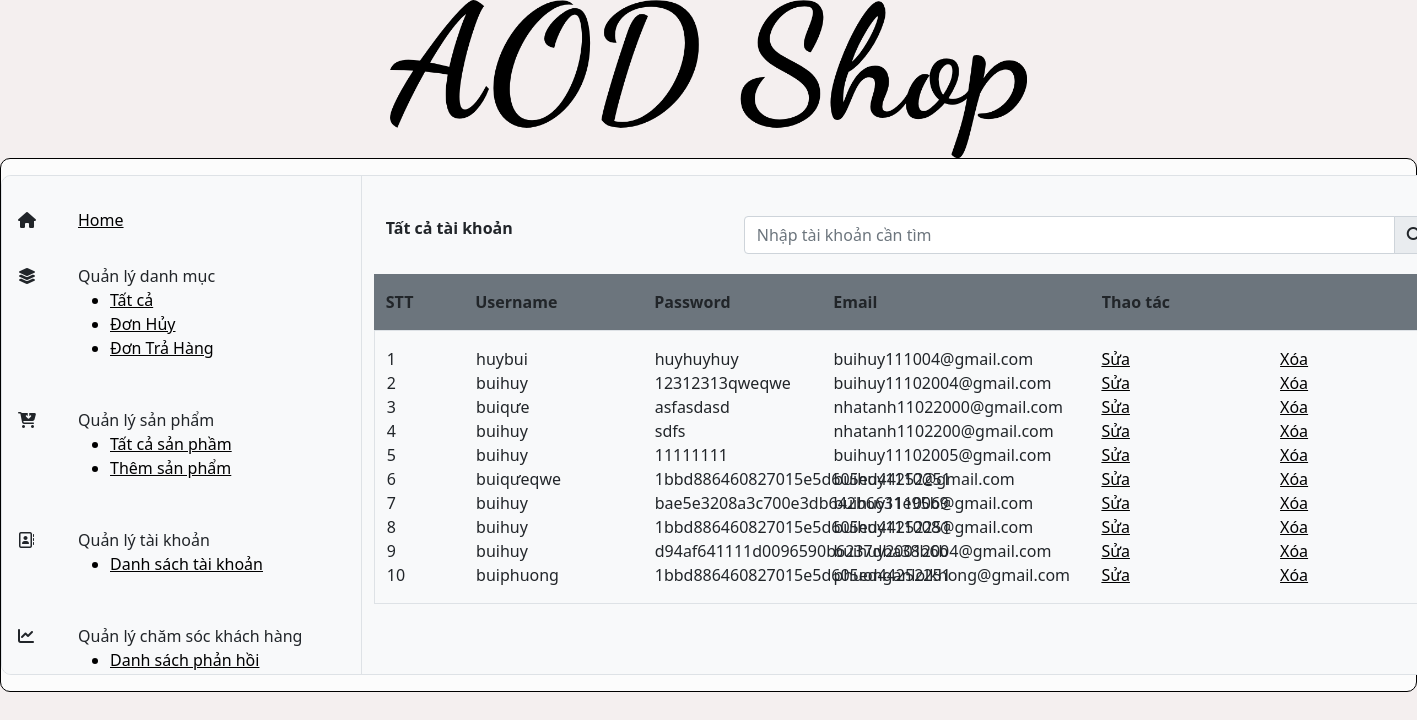
/danhsachtk.php, run on the app's committed database.
### tables this page shows
CREATE TABLE `dangki` (
  `id` int(11) NOT NULL,
  `ho` varchar(50) NOT NULL,
  `ten` varchar(50) NOT NULL,
  `email` varchar(255) NOT NULL,
  `password` varchar(255) NOT NULL
);

### danhsachtk.php (the view, shortened to what this page needs)
<?php
require('config.php');
?>
<!doctype html>
<html>
<head>
       <link rel="stylesheet" href="css/bootstrap.min.css">
    <link rel="stylesheet" href="https://cdnjs.cloudflare.com/ajax/libs/font-awesome/6.5.2/css/all.min.css" />
    <link rel="stylesheet" href="assets/owlcarousel/assets/owl.carousel.min.css">
    <link rel="stylesheet" href="assets/owlcarousel/assets/owl.theme.default.min.css">
</head>
<body>
  <section class="heard">
    <div class="col-md-12" align="center">
        <img src="logo.png" width="70%" class="img-fluid">
        </div>
    </section>
    <section class="tab-content">
      <div class="row py-3">
      <div class="col-md-3">
          <div class="p-3 border bg-light">
              <div class="row py-3">
                  <div class="col-2">
              <div class="fs-6"><i class="fa-solid fa-house"></i></div>
                  </div>
                  <div class="col-10">
                  <a href="trangadmin.php">Home</a>
                  </div>
              </div>
                 <div class="row py-3">
              <div class="col-2">
                     <div class="fs-6"><i class="fa-solid fa-layer-group"></i></div>
                     </div>
                     <div class="col-10">
                        <a>Quản lý danh mục</a>
          <ul  aria-labelledby="navbarDropdown">
            <li><a href="quan.html">Tất cả</a></li>
            <li><a href="trangsanpham.html">Đơn Hủy</a></li>
              <li><a href="trangsanpham.html">Đơn Trả Hàng</a></li>
          </ul>
                     </div>
              </div>
                 <div class="row py-3">
                 <div class="col-2">
                     <div class="fs-6"><i class="fa-solid fa-cart-arrow-down"></i></div>
                     </div>
                     <div class="col-10">
                        <a>Quản lý sản phẩm</a>
          <ul  aria-labelledby="navbarDropdown">
            <li><a href="themsanpham.php">Tất cả sản phầm</a></li>
            <li><a href="themsanpham_xuly.php">Thêm sản phẩm</a></li>
          </ul>
                     </div>
              </div>
                 <div class="row py-3">
                 <div class="col-2">
                     <div class="fs-6"><i class="fa-regular fa-address-book"></i></div>
                     </div>
                     <div class="col-10">
                        <a>Quản lý tài khoản</a>
          <ul  aria-labelledby="navbarDropdown">
            <li><a href="danhsachtk.php">Danh sách tài khoản</a></li>
          </ul>
                     </div>
              </div>
              <div class="row py-3">
                 <div class="col-2">
                     <div class="fs-6"><i class="fa-solid fa-chart-line"></i></div>
                     </div>
                     <div class="col-10">
                        <a>Quản lý chăm sóc khách hàng</a>
          <ul  aria-labelledby="navbarDropdown">
            <li><a href="care.php">Danh sách phản hồi</a></li>
          </ul>
                       </div>
                     </div>
        </div>
        </div>
        <div class="col-md-9">
          <div class="p-4 border bg-light">
              <div class="row py-3">
              <div class="col-md-4"><b>Tất cả tài khoản</b></div>
                  <div class="col-md-8">
                       <div class="input-group mb-1">
                  <input type="text" class="form-control" placeholder="Nhập tài khoản cần tìm" aria-label="Nhap san pham can tim" aria-describedby="basic-addon2">
  <span class="input-group-text" id="basic-addon2"><i class="fa-solid fa-magnifying-glass"></i>
</span></div>
                  </div>
              </div>
              <div class="row py-3 border-1 bg-secondary">
                 <div class="col-1 border-1"><b>STT</b></div>
            <div class="col-2 border-1"><b>Username</b></div>
                <div class="col-2 border-1"><b>Password </b></div>
                     <div class="col-3 border-1 "><b>Email </b></div>
                    <div class="col-4 border-1"><b>Thao tác </b></div>
              </div>
                    <div class="row py-3 border">
                       <?php
			   $sql = "SELECT * FROM dangki";
			   $qr = mysqli_query($conn,$sql);
			   while($rows = mysqli_fetch_assoc($qr)){
			?>
       <div class="col-1 border-1" name="id"><?php echo $rows["id"];?></div>
                 <div class="col-2 " name="username"><?php echo $rows["ten"];?><?php echo $rows["ho"];?></div>
                 <div class="col-2 " name="password"><?php echo $rows["password"];?></div>
                 <div class="col-3 " name="email"><?php echo $rows["email"];?></div>
                     <div class="col-4">
                        <div class="row">
                          <div class="col-6">
                              <div class="sua">
                              <a href="suasp.php">Sửa</a></div></div>
                            <div class="col-6"><a href="xoasp.php">Xóa</a></div>
                          </div>
                        </div>
                         <?php
               }?>
              </div>
                    </div>
          </div>
        </div>
    </section>
</body>
</html>

### danhsachtk.php (style rules this page uses)
body { background:#F4EFEF; margin: auto; }
.heard div img { width: 45%; height: 15%; }
.tab-content { background: #FCFCFC; border: 1px solid #000000; border-radius: 10px; }
.tab-content a { color: #000000; }
.tab-content li { color: #000000; }
.p-3 { width : 370px; height: 500px; border-radius: 10px; overflow-y: scroll; }
.p-4 { width: 1100px; height: 500px; overflow-y: scroll; }

### data on the page
dangki: id "1", ten "huy", ho "bui", password "huyhuyhuy", email "buihuy111004@gmail.com"
dangki: id "2", ten "bui", ho "huy", password "12312313qweqwe", email "buihuy11102004@gmail.com"
dangki: id "3", ten "bui", ho "qưe", password "asfasdasd", email "nhatanh11022000@gmail.com"
dangki: id "4", ten "bui", ho "huy", password "sdfs", email "nhatanh1102200@gmail.com"
dangki: id "5", ten "bui", ho "huy", password "11111111", email "buihuy11102005@gmail.com"
dangki: id "6", ten "bui", ho "qưeqwe", password "1bbd886460827015e5d605ed44252251", email "buihuy1110@gmail.com"
dangki: id "7", ten "bui", ho "huy", password "bae5e3208a3c700e3db642b6631e95b9", email "buihuy111006@gmail.com"
dangki: id "8", ten "bui", ho "huy", password "1bbd886460827015e5d605ed44252251", email "buihuy111008@gmail.com"
dangki: id "9", ten "bui", ho "huy", password "d94af641111d0096590b6237dba38b6b", email "buihuy20012004@gmail.com"
dangki: id "10", ten "bui", ho "phuong", password "1bbd886460827015e5d605ed44252251", email "phuonganlolkhong@gmail.com"
